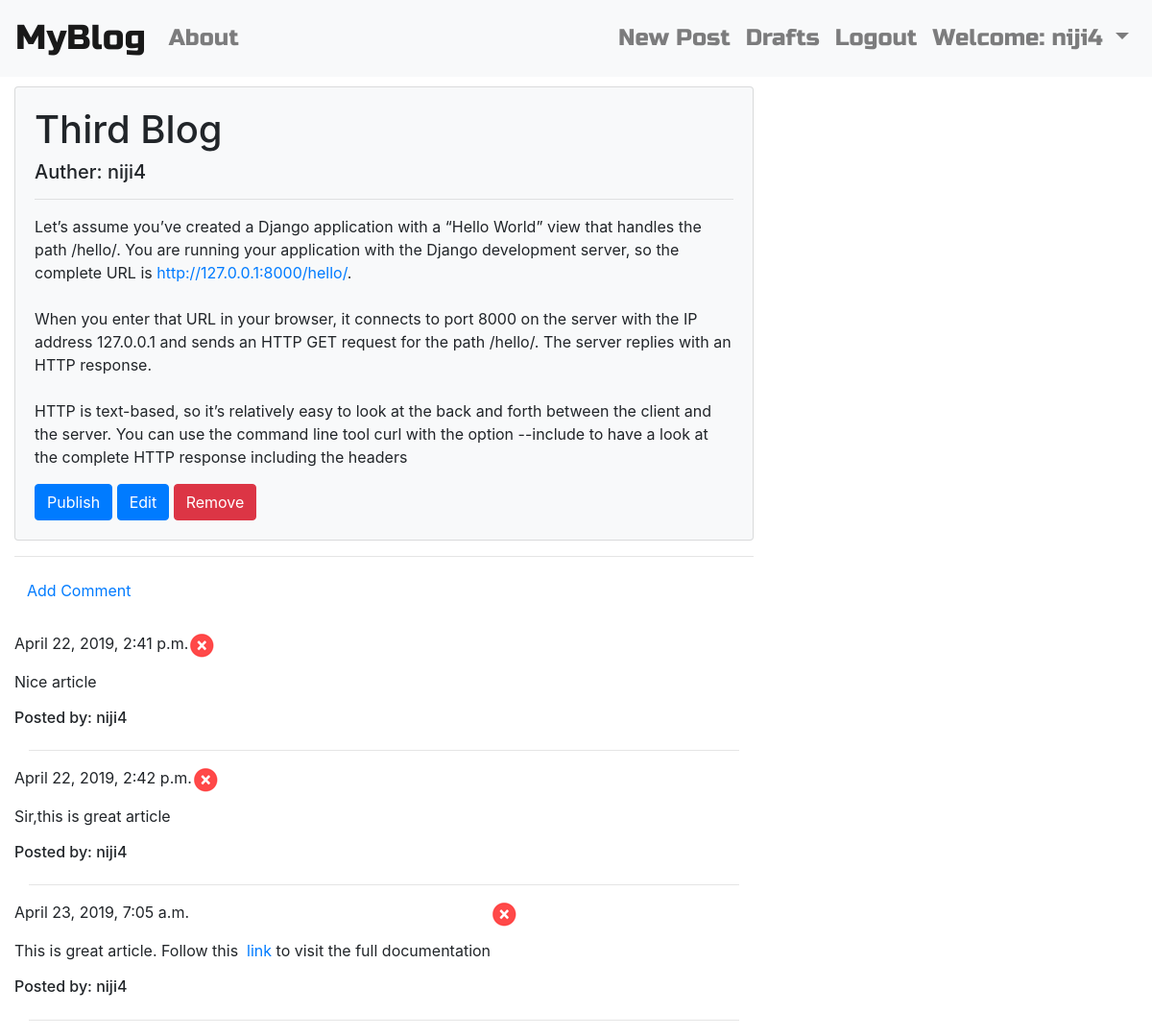
The page /post/8/ (signed in) on the database its author committed.
### blog/models.py (models this page shows, shortened)
class Post(models.Model):
	auther = models.ForeignKey('auth.User', on_delete=models.CASCADE)
	title = models.CharField(max_length=256)
	text = models.TextField()
	create_date = models.DateTimeField(default=timezone.now)
	published_date = models.DateTimeField(blank=True, null=True)
	def __str__(self):
		return self.title

class Comment(models.Model):
	post = models.ForeignKey('Post', related_name='comment', on_delete=models.CASCADE)
	viewer = models.ForeignKey('auth.User', on_delete=models.CASCADE)
	text = models.TextField()
	create_date = models.DateTimeField(default=timezone.now)
	approve_comment= models.BooleanField(default=False)

### blog/views.py (the view)
# urls.py: re_path(r'post/(?P<pk>\d+)/$', views.PostDetailView.as_view(), name='post_detail'),
class PostDetailView(DetailView):
	model = Post

### blog/templates/blog/post_detail.html (shortened to what this page needs)
{% extends 'blog/base.html' %}
{% load staticfiles %}
{% block content %}
	<div class='card bg-light'>
		<div class="card-body">
	<h1 class="posttitle loader">{{ post.title }}</h1>
	<h5>Auther: {{post.auther}}</h5>
	<hr>
		<p class="postcontent">{{ post.text|safe|linebreaksbr }}</p>
	{% if user.is_authenticated and post.auther == user %}
		{% if post.published_date %}
			<a href="{% url 'blog:post_unpublish' pk=post.pk %}" class="btn btn-warning">Unpublish</a>
		{% else %}
			<a href="{% url 'blog:post_publish' pk=post.pk %}" class="btn btn-primary">Publish</a>
		{% endif %}
		<a href="{% url 'blog:post_edit' pk=post.pk %}" class="btn btn-primary">
			Edit
		</a>
		<button type="button" class="btn btn-danger" data-toggle="modal" data-target="#exampleModalCenter">
  			Remove
		</button>
	</div>
	</div>
		<hr>
	{% else %}
		</div>
		</div>
		<hr>
	{% endif %}
		<a href="{% url 'blog:post_comment' pk=post.pk %}" class="btn btn-default btn-comment">
			Add Comment
		</a>
	<div class="container">
		<br>
		{% for comment in post.comment.all %}
				<div class="row">
					<div>
						{% if  user.is_authenticated or comment.approve_comment %}
						{{ comment.create_date }}
						<p>{{ comment.text|safe|linebreaks }}</p>
						<h6>Posted by: {{ comment.viewer }}</h6>
					</div>
					<div >
						{% if comment.approve_comment and post.auther == user %}
							<a href="{% url 'blog:comment_delete' pk=comment.pk %}" alt='ok.png'>
								<img src="{% static '/images/delete.png' %}">
							</a>
						{% endif %}
					</div>
				</div>
				<hr>
				{% endif %}
		{% empty %}
			<p>No Comments!</p>
		{% endfor %}
	</div>
{% endblock %}

### blog/templates/blog/base.html (shortened to what this page needs)
<!DOCTYPE html>
{% load staticfiles %}
<html>
<head>
	<link rel="stylesheet" href="https://maxcdn.bootstrapcdn.com/bootstrap/4.0.0/css/bootstrap.min.css">
	<link rel="stylesheet" href="//cdn.jsdelivr.net/npm/medium-editor@latest/dist/css/medium-editor.min.css"
	type="text/css" media="screen" charset="utf-8">
	<link rel="stylesheet"  href="{% static 'css/blog.css' %}">
</head>
<body>
	<nav class="navbar navbar-expand-lg navbar-light bg-light techfont custom-navbar">
  		<a class="navbar-brand bigbrand" href="{% url 'blog:post_list' %}">MyBlog</a>
  		<div class="collapse navbar-collapse" id="navbarNav">
    		<ul class="navbar-nav mr-auto">
     			<li class="nav-item">
       				<a class="nav-link" href="{% url 'blog:about' %}">About</a>
      			</li>
    		</ul>
    		<ul class="nav navbar-nav justify-content-end">
    			{% if user.is_authenticated %}
	     			<li class="nav-item">
	       				<a class="nav-link" href="{% url 'blog:post_new' %}">New Post</a>
	      			</li>
		      		<li class="nav-item">
		        		<a class="nav-link" href="{% url 'blog:draft_list' %}">Drafts</a>
		      		</li>
		      		<li class="nav-item">
		        		<a class="nav-link" href="{% url 'logout' %}">Logout</a>
		      		</li>
		      		<li class="nav-item dropdown">
					    <a class="nav-link dropdown-toggle" data-toggle="dropdown" href="#"
					    	role="button" aria-haspopup="true" aria-expanded="false">
					    	Welcome: {{user.username}}
					    </a>
					</li>
	      		{% endif %}
    		</ul>
  		</div>
	</nav>
	<div class="container-fluid content">
		<div class="row">
			<div class="col-lg-8 col-md-12 col-sm-12 blog_posts">
				{% block content %}
				{% endblock %}
			</div>
			<div class="col-lg-4">
			</div>
		</div>
	</div>
</body>
</html>

### blog/static/css/blog.css (style rules this page uses)
.techfont { font-family: 'Russo One', san-serif; font-size: 1.5em; margin-bottom: 10px; }
.bigbrand { font-size: 1.5em; }

### rows shown on the page
Post: title "Third Blog", auther "niji4", text "Let’s assume you’ve created a Django application with a “Hello World” view that handles the path /hello/. You are running your application with the Django development server, so the complete URL is http://127.0.0.1:8000/hello/ . When you enter that URL in your browser, it connects to port 8000 on the server with the IP address 127.0.0.1 and sends an HTTP GET request for the path /hello/. The server replies with an HTTP response. HTTP is text-based, so it’s relatively easy to look at the back and forth between the client and the server. You can use the command line tool curl with the option --include to have a look at the complete HTTP response including the headers"
Comment: create_date "April 22, 2019, 2:41 p.m.", text "Nice article", viewer "niji4", approve_comment True (drawn)
Comment: create_date "April 22, 2019, 2:42 p.m.", text "Sir,this is great article", viewer "niji4", approve_comment True (drawn)
Comment: create_date "April 23, 2019, 7:05 a.m.", text "This is great article. Follow this link to visit the full documentation", viewer "niji4", approve_comment True (drawn)

### other values the page prints
{{ user.username }} "niji4"
